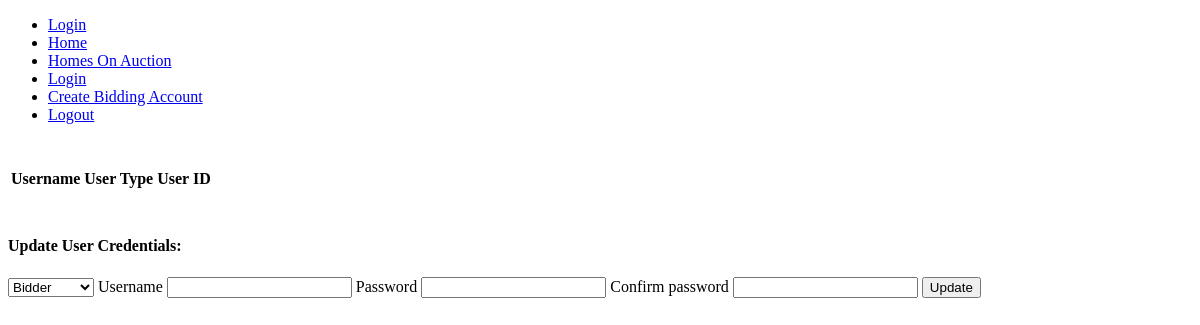
The page /admin/easyb4 on the database as committed earlier.
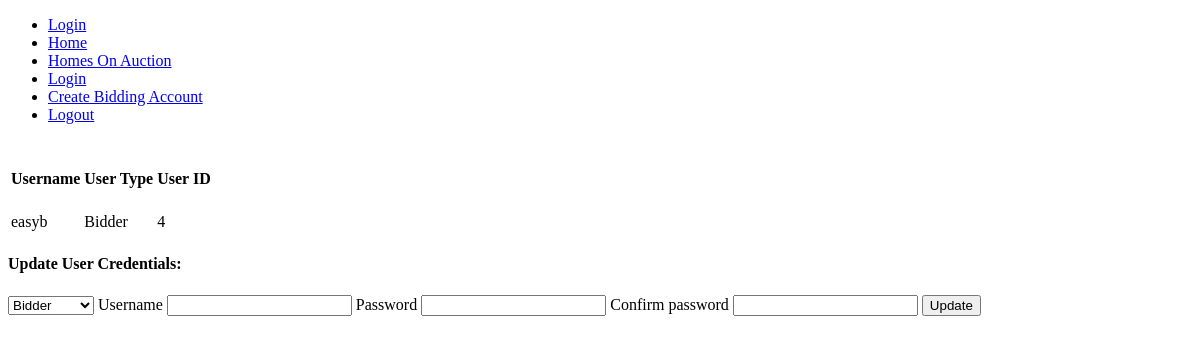
The same page on the database as committed later.
### models.py (models this page shows, shortened)
class User(UserMixin, db.Model):
    role = db.Column(db.String(32), nullable=False)
    user_id = db.Column(db.Integer, primary_key=True)
    offers = db.relationship('Items', secondary='bids',backref=db.backref('bidders', lazy='dynamic'))
    username = db.Column(db.String(64), unique=True, index=True)
    password_hash = db.Column(db.String(128))
    @property
    def password(self):
        raise AttributeError('password is not a readable attribute')

### app.py (the view, shortened to what this page needs)
@app.route("/admin/<username>" + "<user_id>", methods=['GET', 'POST'])
def user_index(username, user_id):
    username = User.query.get(username)
    data = User.query.get(int(user_id))
    form = UpdateUser()
    return render_template('user-index.html', form=form, data=data)

### forms.py (shortened to what this page needs)
class UpdateUser(FlaskForm):
    role = SelectField('types', choices=[('Bidder', 'Bidder'), ('Auctioneer', 'Auctioneer')])
    username = StringField('Username', validators=[
        DataRequired(), Length(1, 64),
        Regexp('^[A-Za-z][A-Za-z0-9_.]*$', 0,
               'Usernames must have only letters, numbers, dots or '
               'underscores')])
    password = PasswordField('Password', validators=[
        DataRequired(), EqualTo('password2', message='Passwords must match.')])
    password2 = PasswordField('Confirm password', validators=[DataRequired()])
    submit = SubmitField('Update')

### templates/user-index.html (shortened to what this page needs)
{% extends "base.html" %}
{% block content %}
<table>
<thead>
  <tr>
    <th><h4>Username</h4></th>
    <th><h4>User Type</h4></th>
    <th><h4>User ID</h4></th>
  </tr>
</thead>
<tbody>
  <tr>
    <td>{{ data.username }}</td>
    <td>{{ data.role }}</td>
    <td>{{ data.user_id }}</td>
  </tr>
</tbody>
</table>
<h4>Update User Credentials:</h4>
<form method="POST">
    {{ form.role() }}
    {{ form.username.label }} {{form.username}}
    {{ form.password.label }} {{ form.password }}
    {{ form.password2.label }} {{ form.password2 }}
    {{ form.submit }}
</form>
{% endblock %}

Rows that differ between the two databases and show on the page:
added User: username "easyb", role "Bidder", user_id "4"
